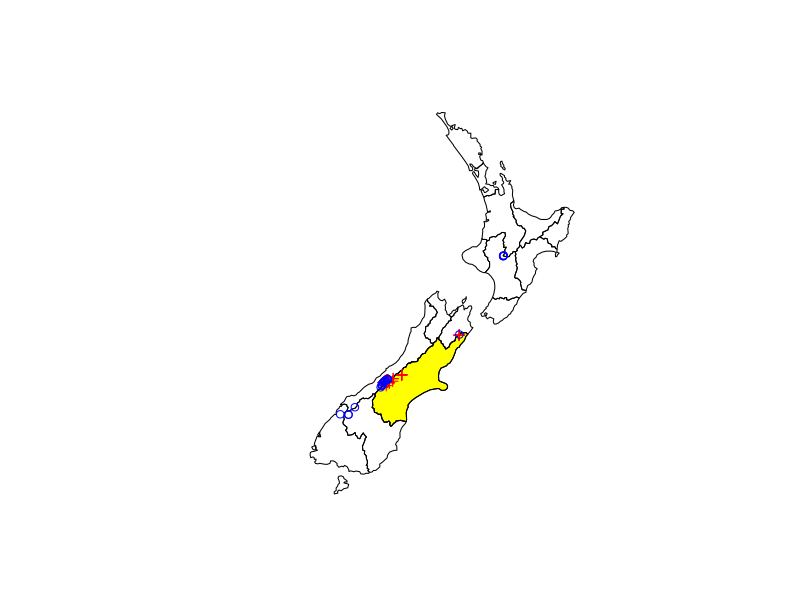

This figure's R source:
#Geocomputation with R
#Chapter 4 - Exercises
##############

#load packages
library(sf)
library(dplyr)
library(spData)
library(terra)

#exercise 1
#number of high points in the canterbury region
canterbury <- nz %>% #using dplyr
  filter(Name == "Canterbury")#pull out records from nz with Name of Canterbury
canterbury_height <- nz_height[canterbury, ]#pull out the highest points in Canterbury
other_height <- nz_height[canterbury, , op = st_disjoint]#pull out the highest points not in Canterbury
nrow(canterbury_height)#number of observations in canterbury subset 
nrow(unique(canterbury_height))#are any duplicates?

#plot the result
#make canterbury yellow
#make high points in canterbury red crosses
#make the high points not in canterbury blue c
{plot(st_geometry(canterbury), col = "yellow",
      expandBB = c(0.6, 0.2, 2.5, 0.2))
  plot(st_geometry(nz), add = TRUE)
  plot(st_geometry(canterbury_height), 
       col = "red", pch = 3, add = TRUE)
  plot(st_geometry(other_height), col = "blue", add = TRUE)
}

#exercise 2
#which region has the second highest number of nz_height points?
nz_highs_n <- st_join(x = nz, y = nz_height) %>% 
  group_by(Name) %>% 
  summarize(n = n()) %>% 
  arrange(desc(n))
nz_highs_n#region with 2nd highest is West Coast
#how many does it have? 22 peaks
#use slice()

#Exercise 3
nz_regions <- nz %>% 
  group_by(Name)

#Exercise 4
